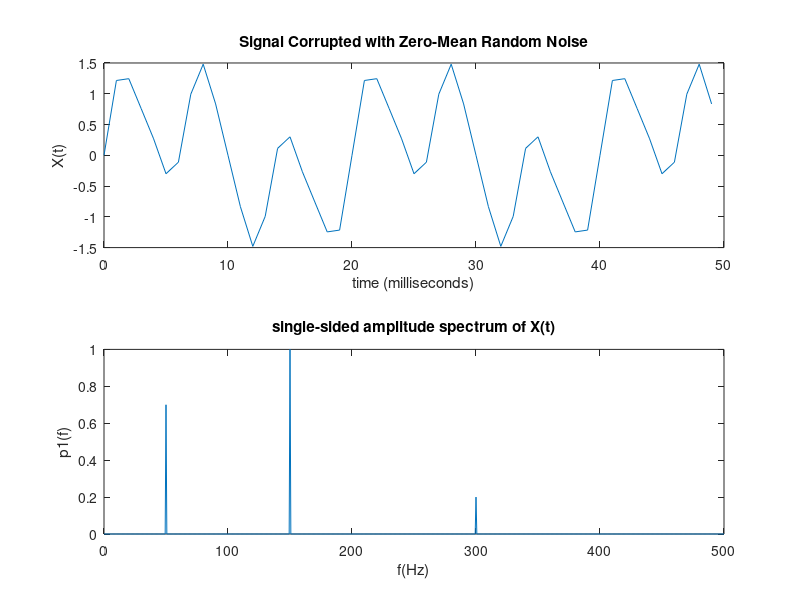
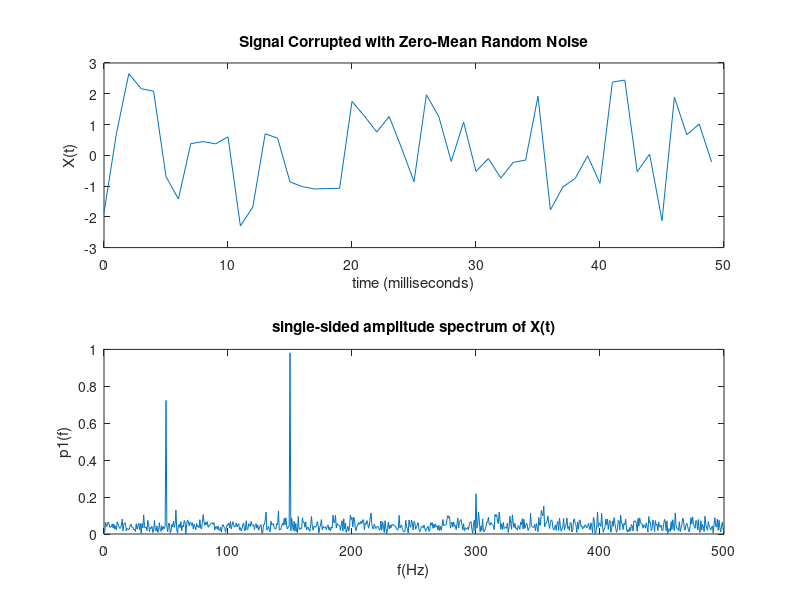

Source code (MATLAB) for these figures, in order:
Fs = 1000;                    % Sampling frequency
T = 1/Fs;                     % Sample time
L = 1500;                     % Length of signal
t = (0:L-1)*T;                % Time vector
% Sum of a 50 Hz sinusoid and a 120 Hz sinusoid
s = 0.7*sin(2*pi*50*t) + sin(3*pi*100*t)+sin(5*pi*120*t)/5; 
X = s  %randn(size(t));     % Sinusoids plus noise
subplot(211)
plot(1000*t(1:50),X(1:50))
title('Signal Corrupted with Zero-Mean Random Noise')
xlabel('time (milliseconds)')
ylabel('X(t)');
Y=fft(X);
p2= abs(Y/L);             %here if L is removed we still get the results but to restrict the amplitude we have taken L
p1= p2(1:L/2+1);
p1(2:end-1)= 2*p1(2:end-1);
f= Fs*(0:(L/2))/L;
subplot(212)
plot(f,p1)
title('single-sided amplitude spectrum of X(t)')
xlabel('f(Hz)')
ylabel('p1(f)')




%%%%%%%%%%%%%%%  WITH NOISE  %%%%%%%%%%%




Fs = 1000;                    % Sampling frequency
T = 1/Fs;                     % Sample time
L = 1500;                     % Length of signal
t = (0:L-1)*T;                % Time vector
% Sum of a 50 Hz sinusoid and a 120 Hz sinusoid
s = 0.7*sin(2*pi*50*t) + sin(3*pi*100*t)+sin(5*pi*120*t)/5; 
X = s + randn(size(t));     % Sinusoids plus noise
figure
subplot(211)
plot(1000*t(1:50),X(1:50))
title('Signal Corrupted with Zero-Mean Random Noise')
xlabel('time (milliseconds)')
ylabel('X(t)');
Y=fft(X);
p2= abs(Y/L);             %here if L is removed we still get the results but to restrict the amplitude we have taken L
p1= p2(1:L/2+1);
p1(2:end-1)= 2*p1(2:end-1);
f= Fs*(0:(L/2))/L;
subplot(212)
plot(f,p1)
title('single-sided amplitude spectrum of X(t)')
xlabel('f(Hz)')
ylabel('p1(f)')